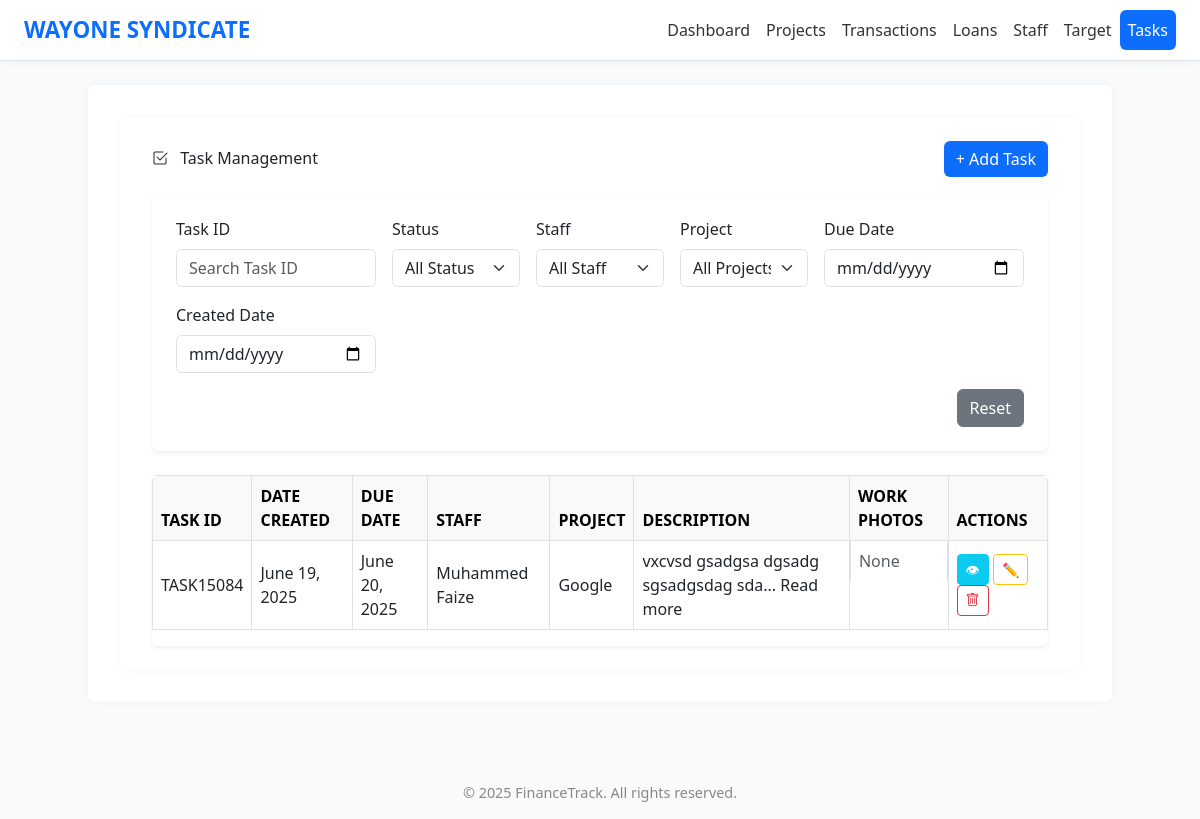
The app's page /task_list with its own data.
### app1/models.py (models this page shows, shortened)
class Task(models.Model):
    STATUS_CHOICES = [
        ('Pending', 'Pending'),
        ('In Progress', 'In Progress'),
        ('Completed', 'Completed'),
    ]
    task_id = models.CharField(max_length=50, unique=True)
    date = models.DateField()
    due_date = models.DateField(null=True, blank=True)  # ✅ New
    status = models.CharField(max_length=20, choices=STATUS_CHOICES, default='Pending')  # ✅ New
    staff = models.ForeignKey('Staff', on_delete=models.CASCADE)
    project = models.ForeignKey('Project', on_delete=models.CASCADE)
    description = models.TextField()
    voice_memo = models.FileField(upload_to='voice_memos/', blank=True, null=True)

class Staff(models.Model):
    user = models.OneToOneField(User, on_delete=models.CASCADE,null=True, blank=True)
    staff_id = models.CharField(max_length=20, unique=True)
    name = models.CharField(max_length=100)
    photo = models.ImageField(upload_to='staff_photos/', blank=True, null=True)
    designation = models.CharField(max_length=100)
    department = models.CharField(max_length=100)
    project = models.ForeignKey(Project, on_delete=models.SET_NULL, null=True, blank=True)
    salary = models.DecimalField(max_digits=10, decimal_places=2)
    date_of_join = models.DateField()
    def __str__(self):
        return self.name

class Project(models.Model):
    code = models.CharField(max_length=20)
    name = models.CharField(max_length=100)
    location = models.CharField(max_length=100)
    total_budget = models.DecimalField(max_digits=12, decimal_places=2)
    start_date = models.DateField()
    end_date = models.DateField()
    notes = models.TextField(blank=True, null=True)
    def __str__(self):
        return self.name

### app1/views.py (the view, shortened to what this page needs)
# urls.py: path('task_list', views.task_list, name='task_list'),
def task_list(request):
    tasks = Task.objects.all().order_by('-date')
    task_id = request.GET.get('task_id')
    status = request.GET.get('status')
    staff = request.GET.get('staff')
    project = request.GET.get('project')
    due_date_from = request.GET.get('due_date_from')
    due_date_to = request.GET.get('due_date_to')
    created_from = request.GET.get('created_from')
    created_to = request.GET.get('created_to')
    if task_id:
        tasks = tasks.filter(task_id__icontains=task_id)
    if status and status != 'all':
        tasks = tasks.filter(status=status)
    if staff and staff != 'all':
        tasks = tasks.filter(staff_id=staff)
    if project and project != 'all':
        tasks = tasks.filter(project_id=project)
    if due_date_from:
        tasks = tasks.filter(due_date__gte=due_date_from)
    if due_date_to:
        tasks = tasks.filter(due_date__lte=due_date_to)
    if created_from:
        tasks = tasks.filter(date__gte=created_from)
    if created_to:
        tasks = tasks.filter(date__lte=created_to)
    form = TaskForm()
    for task in tasks:
        task.get_form = TaskForm(instance=task, prefix=f"task_{task.id}")
    context = {
        'tasks': tasks,
        'form': form,
        'staffs': Staff.objects.all(),
        'projects': Project.objects.all(),
        'get': request.GET,
    }
    return render(request, 'task.html', context)

### templates/task.html (shortened to what this page needs)
{% extends "base.html" %}
{% load static %}
{% block content %}
<div class="container py-4">
  <div class="d-flex justify-content-between align-items-center mb-3">
    <h2 class="page-title mb-3 mb-md-0">
  <i class="bi bi-check2-square me-2"></i> Task Management
   </h2>
    <button class="btn btn-primary" data-bs-toggle="modal" data-bs-target="#addTaskModal">+ Add Task</button>
  </div>
  <form method="GET" class="mb-4 bg-white p-4 rounded shadow-sm" id="filterForm">
    <div class="row g-3 align-items-end">
      <div class="col-md-3">
        <label class="form-label">Task ID</label>
        <input type="text" name="task_id" class="form-control filter-input" placeholder="Search Task ID" value="{{ get.task_id }}">
      </div>
      <div class="col-md-2">
        <label class="form-label">Status</label>
        <select name="status" class="form-select filter-input">
          <option value="all" {% if get.status == "all" or not get.status %}selected{% endif %}>All Status</option>
        </select>
      </div>
      <div class="col-md-2">
        <label class="form-label">Staff</label>
        <select name="staff" class="form-select filter-input">
          <option value="all" {% if get.staff == "all" or not get.staff %}selected{% endif %}>All Staff</option>
        </select>
      </div>
      <div class="col-md-2">
        <label class="form-label">Project</label>
        <select name="project" class="form-select filter-input">
          <option value="all" {% if get.project == "all" or not get.project %}selected{% endif %}>All Projects</option>
        </select>
      </div>
      <div class="col-md-3">
        <label class="form-label">Due Date</label>
        <input type="date" name="due_date_from" class="form-control filter-input" value="{{ get.due_date_from }}">
      </div>
      <div class="col-md-3">
        <label class="form-label">Created Date</label>
        <input type="date" name="created_from" class="form-control filter-input" value="{{ get.created_from }}">
      </div>
      <div class="col-md-12 text-end">
        <a href="{% url 'task_list' %}" class="btn btn-secondary">Reset</a>
      </div>
    </div>
  </form>
  <div class="table-responsive bg-white rounded shadow-sm">
    <table class="table table-bordered align-middle">
      <thead class="table-light">
        <tr>
          <th>TASK ID</th>
          <th>DATE CREATED</th>
          <th>DUE DATE</th>
          <th>STAFF</th>
          <th>PROJECT</th>
          <th>DESCRIPTION</th>
          <th>WORK PHOTOS</th>
          <th>ACTIONS</th>
        </tr>
      </thead>
      <tbody>
        {% for task in tasks %}
        <tr>
          <td>{{ task.task_id }}</td>
          <td>{{ task.date }}</td>
          <td>{{task.due_date}}</td>
          <td>{{ task.staff.name }}</td>
          <td>{{ task.project.name }}</td>
          <td>
  {% if task.description|length > 25 %}
    {{ task.description|truncatechars:50 }}...
    <a href="{% url 'view_task' task.id %}">Read more</a>
  {% else %}
    {{ task.description }}
  {% endif %}
</td>
         <td class="d-flex flex-wrap gap-2">
  {% for file in task.files.all %}
    {% with file.file.url|lower as file_url %}
      {% if ".pdf" in file_url %}
        <a href="{{ file.file.url }}" target="_blank" class="text-danger" title="View PDF">
          <i class="bi bi-file-earmark-pdf-fill fs-4"></i>
        </a>
      {% elif ".jpg" in file_url or ".jpeg" in file_url or ".png" in file_url %}
        <a href="{{ file.file.url }}" target="_blank" title="View Image">
          <img src="{{ file.file.url }}" alt="Work Photo" class="img-thumbnail" style="width: 40px; height: 40px; object-fit: cover;">
        </a>
      {% else %}
        <a href="{{ file.file.url }}" target="_blank" class="text-primary" title="Download File">
          <i class="bi bi-file-earmark-fill fs-4"></i>
        </a>
      {% endif %}
    {% endwith %}
  {% empty %}
    <span class="text-muted">None</span>
  {% endfor %}
</td>
          <td>
            <a href="{% url 'view_task' task.pk %}" class="btn btn-sm btn-info text-white">👁</a>
            <button class="btn btn-sm btn-outline-warning" data-bs-toggle="modal" data-bs-target="#editTaskModal{{ task.id }}">✏️</button>
            <a href="{% url 'delete_task' task.pk %}" onclick="return confirm('Are you sure?')" class="btn btn-sm btn-outline-danger"><i class="bi bi-trash"></i></a>
          </td>
        </tr>
        {% endfor %}
      </tbody>
    </table>
  </div>
</div>
{% endblock %}

### templates/base.html (style rules this page uses)
body { background-color: #f9fafb; font-family: 'Segoe UI', sans-serif; }
.container { background: white; padding: 2rem; border-radius: 0.5rem; box-shadow: 0 0 8px rgba(0,0,0,0.04); }
.btn-primary { background-color: #0d6efd; border: none; }

### records on screen
Task: task_id "TASK15084", date "June 19, 2025", due_date "June 20, 2025", staff.name "Muhammed Faize", project.name "Google", description "vxcvsd gsadgsa dgsadg sgsadgsdag sda"

### other values on screen
{{ year|default:"2025" }} "2025"
